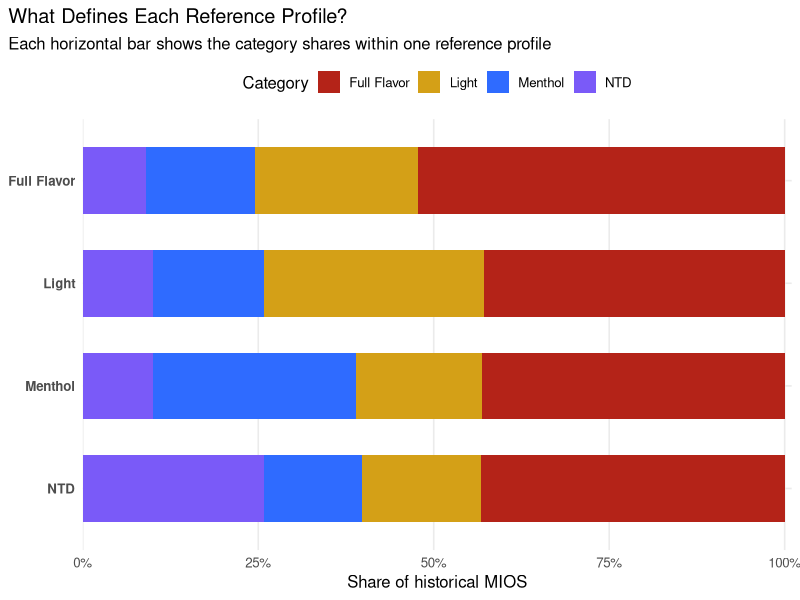
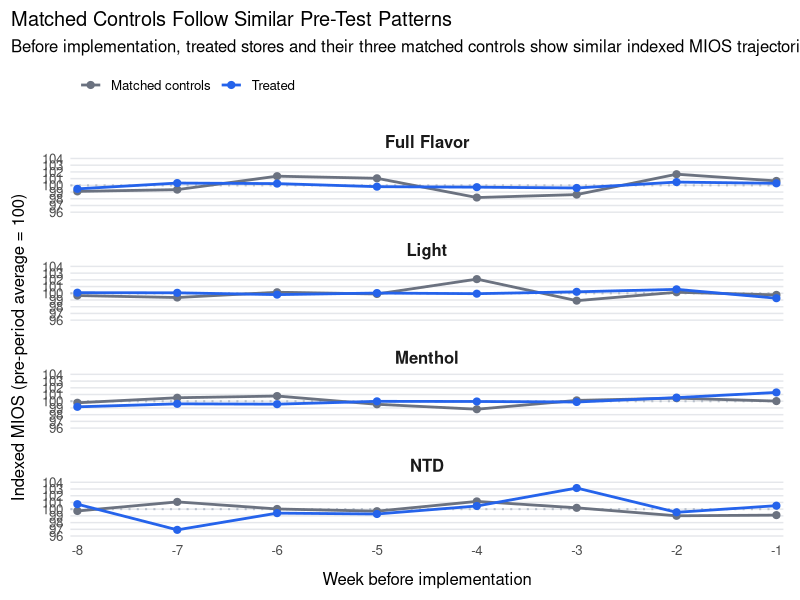
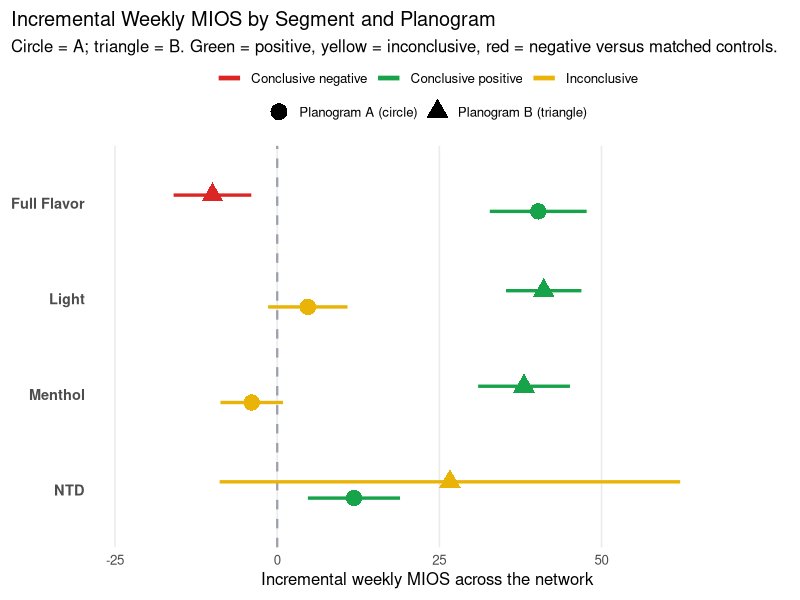

Here is the R script that generated these plots, in order:
## ---- chunk 1
#| label: setup
#| include: false

library(tidyverse)

set.seed(42)

options(
  dplyr.summarise.inform = FALSE,
  scipen = 999
)

N_STORES <- 1200
N_PLAZAS <- 60
MIN_HISTORY_WEEKS <- 61
HISTORY_WEEKS <- 61
POST_WEEKS <- 8
NETWORK_STORES <- 24000

segments <- c(
  "Full Flavor",
  "Light",
  "Menthol",
  "NTD"
)

segment_y_order <- rev(segments)

treatment_palette <- c(
  "Control" = "#6B7280",
  "Planogram A" = "#D97706",
  "Planogram B" = "#2563EB"
)

segment_palette <- c(
  "Full Flavor" = "#B42318",
  "Light" = "#D4A017",
  "Menthol" = "#2F6BFF",
  "NTD" = "#7A5AF8"
)
## ---- chunk 2
#| label: generate-segmentation-data
#| echo: false
#| results: hide

plazas <- tibble(
  plaza_id = sprintf("P%02d", 1:N_PLAZAS),
  plaza_profile = rep(
    segments,
    length.out = N_PLAZAS
  )
) %>%
  slice_sample(prop = 1)

stores <- tibble(
  store_id = sprintf("S%04d", 1:N_STORES),
  plaza_id = sample(
    plazas$plaza_id,
    N_STORES,
    replace = TRUE
  ),
  store_age_weeks = sample(
    40:180,
    N_STORES,
    replace = TRUE
  )
) %>%
  left_join(
    plazas,
    by = "plaza_id"
  ) %>%
  rowwise() %>%
  mutate(
    # Most stores resemble the behavioral profile of their Plaza,
    # while some retain realistic within-Plaza heterogeneity.
    latent_profile = if (
      runif(1) < 0.78
    ) {
      plaza_profile
    } else {
      sample(
        segments[
          segments != plaza_profile
        ],
        1
      )
    }
  ) %>%
  ungroup()

# Synthetic population used only for the public replica.
population_template <- tribble(
  ~latent_profile, ~full_flavor, ~light, ~menthol, ~ntd,
  "Full Flavor",   0.50,         0.24,   0.16,     0.10,
  "Light",         0.42,         0.32,   0.16,     0.10,
  "Menthol",       0.43,         0.18,   0.29,     0.10,
  "NTD",           0.43,         0.17,   0.14,     0.26
)

store_profiles <- stores %>%
  left_join(
    population_template,
    by = "latent_profile"
  ) %>%
  rowwise() %>%
  mutate(
    ff_raw = max(0.01, full_flavor + rnorm(1, 0, 0.025)),
    light_raw = max(0.01, light + rnorm(1, 0, 0.025)),
    menthol_raw = max(0.01, menthol + rnorm(1, 0, 0.025)),
    ntd_raw = max(0.01, ntd + rnorm(1, 0, 0.025)),
    total_raw = ff_raw + light_raw + menthol_raw + ntd_raw,
    full_flavor_share = ff_raw / total_raw,
    light_share = light_raw / total_raw,
    menthol_share = menthol_raw / total_raw,
    ntd_share = ntd_raw / total_raw
  ) %>%
  ungroup()

national_mix <- store_profiles %>%
  summarise(
    full_flavor_share = mean(full_flavor_share),
    light_share = mean(light_share),
    menthol_share = mean(menthol_share),
    ntd_share = mean(ntd_share)
  )

store_index <- store_profiles %>%
  mutate(
    ff_index = full_flavor_share / national_mix$full_flavor_share,
    light_index = light_share / national_mix$light_share,
    menthol_index = menthol_share / national_mix$menthol_share,
    ntd_index = ntd_share / national_mix$ntd_share,
    max_index = pmax(
      ff_index,
      light_index,
      menthol_index,
      ntd_index
    ),
    anchor_segment = case_when(
      max_index < 1.12 ~ NA_character_,
      ff_index == max_index ~ "Full Flavor",
      light_index == max_index ~ "Light",
      menthol_index == max_index ~ "Menthol",
      TRUE ~ "NTD"
    )
  )

reference_profiles <- store_index %>%
  filter(!is.na(anchor_segment)) %>%
  group_by(anchor_segment) %>%
  summarise(
    full_flavor = mean(full_flavor_share),
    light = mean(light_share),
    menthol = mean(menthol_share),
    ntd = mean(ntd_share),
    .groups = "drop"
  ) %>%
  rename(segment = anchor_segment)
## ---- chunk 3
#| label: reference-profile-chart
#| fig-cap: "Synthetic reference profiles used to illustrate the segmentation logic"

reference_plot <- reference_profiles %>%
  pivot_longer(
    cols = c(
      full_flavor,
      light,
      menthol,
      ntd
    ),
    names_to = "category",
    values_to = "share"
  ) %>%
  mutate(
    category = recode(
      category,
      full_flavor = "Full Flavor",
      light = "Light",
      menthol = "Menthol",
      ntd = "NTD"
    ),
    category = factor(
      category,
      levels = c(
        "Full Flavor",
        "Light",
        "Menthol",
        "NTD"
      )
    ),
    segment = factor(
      segment,
      levels = segment_y_order
    )
  )

ggplot(
  reference_plot,
  aes(
    x = share,
    y = segment,
    fill = category
  )
) +
  geom_col(width = 0.65) +
  scale_fill_manual(values = segment_palette) +
  scale_x_continuous(
    labels = scales::label_percent(accuracy = 1),
    limits = c(0, 1),
    expand = expansion(mult = c(0, 0.01))
  ) +
  labs(
    title = "What Defines Each Reference Profile?",
    subtitle = "Each horizontal bar shows the category shares within one reference profile",
    x = "Share of historical MIOS",
    y = NULL,
    fill = "Category"
  ) +
  theme_minimal(base_size = 12) +
  theme(
    panel.grid.minor = element_blank(),
    legend.position = "top",
    axis.text.y = element_text(face = "bold"),
    plot.title.position = "plot"
  )
## ---- chunk 4
#| label: plaza-segmentation
#| echo: false
#| results: hide

eligible_stores <- store_profiles %>%
  filter(store_age_weeks >= MIN_HISTORY_WEEKS)

harmonic_mean <- function(x) {
  length(x) / sum(1 / x)
}

plaza_profiles <- eligible_stores %>%
  group_by(plaza_id) %>%
  summarise(
    full_flavor = harmonic_mean(full_flavor_share),
    light = harmonic_mean(light_share),
    menthol = harmonic_mean(menthol_share),
    ntd = harmonic_mean(ntd_share),
    .groups = "drop"
  ) %>%
  mutate(
    total = full_flavor + light + menthol + ntd,
    full_flavor = full_flavor / total,
    light = light / total,
    menthol = menthol / total,
    ntd = ntd / total
  ) %>%
  select(-total)

reference_matrix <- reference_profiles %>%
  select(
    full_flavor,
    light,
    menthol,
    ntd
  ) %>%
  as.matrix()

nearest_reference <- function(ff, li, me, nt) {
  profile <- c(ff, li, me, nt)

  distances <- rowSums(
    (
      reference_matrix -
      matrix(
        profile,
        nrow = nrow(reference_matrix),
        ncol = 4,
        byrow = TRUE
      )
    )^2
  )

  reference_profiles$segment[which.min(distances)]
}

plaza_segments <- plaza_profiles %>%
  rowwise() %>%
  mutate(
    plaza_segment = nearest_reference(
      full_flavor,
      light,
      menthol,
      ntd
    )
  ) %>%
  ungroup()

missing_plaza_segments <- setdiff(
  segments,
  unique(plaza_segments$plaza_segment)
)

if (length(missing_plaza_segments) > 0) {
  stop(
    paste(
      "Synthetic replica is missing Plaza segments:",
      paste(
        missing_plaza_segments,
        collapse = ", "
      )
    )
  )
}
## ---- chunk 5
#| label: treatment-and-panel
#| echo: false
#| results: hide

plaza_assignment <- plaza_segments %>%
  group_by(plaza_segment) %>%
  mutate(
    assignment = sample(
      rep(
        c(
          "Control",
          "Planogram A",
          "Planogram B"
        ),
        length.out = n()
      )
    )
  ) %>%
  ungroup() %>%
  select(
    plaza_id,
    plaza_segment,
    assignment
  )

analysis_stores <- eligible_stores %>%
  left_join(
    plaza_assignment,
    by = "plaza_id"
  ) %>%
  mutate(
    segment = plaza_segment,
    baseline_mios = rlnorm(
      n(),
      meanlog = log(0.09),
      sdlog = 0.28
    ),
    weekly_trend = rnorm(
      n(),
      mean = 0.0010,
      sd = 0.0014
    ),
    seasonal_amplitude = runif(
      n(),
      min = 0.015,
      max = 0.055
    ),
    seasonal_phase = runif(
      n(),
      min = -pi,
      max = pi
    ),
    store_noise = case_when(
      segment == "NTD" &
        assignment == "Planogram B" ~ runif(n(), 0.30, 0.48),
      segment == "NTD" ~ runif(n(), 0.055, 0.085),
      TRUE ~ runif(n(), 0.045, 0.09)
    )
  )

weeks <- tibble(
  week = seq(
    -HISTORY_WEEKS,
    POST_WEEKS - 1
  )
)

weekly_data <- crossing(
  analysis_stores,
  weeks
) %>%
  mutate(
    post = week >= 0,
    seasonal_factor =
      1 +
      seasonal_amplitude *
      sin(
        2 * pi * (week + HISTORY_WEEKS) / 52 +
        seasonal_phase
      ),
    organic_growth =
      1 + weekly_trend * (week + HISTORY_WEEKS),
    treatment_effect = case_when(
      !post ~ 0,

      assignment == "Planogram A" &
        segment == "Full Flavor" ~ 0.060,

      assignment == "Planogram B" &
        segment == "Full Flavor" ~ -0.005,

      assignment == "Planogram A" &
        segment == "Light" ~ 0.000,

      assignment == "Planogram B" &
        segment == "Light" ~ 0.055,

      assignment == "Planogram A" &
        segment == "Menthol" ~ -0.010,

      assignment == "Planogram B" &
        segment == "Menthol" ~ 0.060,

      assignment == "Planogram A" &
        segment == "NTD" ~ 0.030,

      assignment == "Planogram B" &
        segment == "NTD" ~ 0.070,

      TRUE ~ 0
    ),
    mios =
      baseline_mios *
      seasonal_factor *
      organic_growth *
      (1 + treatment_effect) *
      exp(
        rnorm(
          n(),
          mean = 0,
          sd = store_noise
        )
      )
  )

matching_features <- analysis_stores %>%
  group_by(segment) %>%
  mutate(
    trend_z =
      (weekly_trend - mean(weekly_trend)) /
      sd(weekly_trend),
    season_z =
      (seasonal_amplitude - mean(seasonal_amplitude)) /
      sd(seasonal_amplitude)
  ) %>%
  ungroup()

treated_stores <- matching_features %>%
  filter(assignment != "Control")

control_pool <- matching_features %>%
  filter(assignment == "Control")

matched_pairs <- map_dfr(
  seq_len(nrow(treated_stores)),
  function(i) {

    treated <- treated_stores[i, ]

    candidates <- control_pool %>%
      filter(segment == treated$segment) %>%
      mutate(
        distance =
          (trend_z - treated$trend_z)^2 +
          (season_z - treated$season_z)^2
      ) %>%
      arrange(distance) %>%
      slice_head(n = 3)

    tibble(
      treated_store_id = treated$store_id,
      control_store_id = candidates$store_id,
      segment = treated$segment,
      planogram = treated$assignment,
      control_rank = seq_len(nrow(candidates))
    )
  }
)

matched_segment_check <- matched_pairs %>%
  distinct(segment) %>%
  pull(segment)

missing_matched_segments <- setdiff(
  segments,
  matched_segment_check
)

if (length(missing_matched_segments) > 0) {
  stop(
    paste(
      "Synthetic matching is missing segments:",
      paste(
        missing_matched_segments,
        collapse = ", "
      )
    )
  )
}
## ---- chunk 6
#| label: matching-chart
#| fig-cap: "Pre-test trajectories for treated stores and their matched controls"
#| fig-height: 10.5
#| fig-width: 11

treated_pre <- weekly_data %>%
  filter(
    week >= -8,
    week <= -1,
    assignment != "Control"
  ) %>%
  transmute(
    treated_store_id = store_id,
    segment,
    week,
    role = "Treated",
    weekly_mios = mios
  ) %>%
  semi_join(
    matched_pairs %>%
      distinct(treated_store_id),
    by = "treated_store_id"
  )

control_pre <- matched_pairs %>%
  left_join(
    weekly_data %>%
      filter(
        week >= -8,
        week <= -1
      ) %>%
      select(
        store_id,
        week,
        mios
      ),
    by = c(
      "control_store_id" = "store_id"
    )
  ) %>%
  group_by(
    treated_store_id,
    segment,
    week
  ) %>%
  summarise(
    weekly_mios = mean(mios),
    .groups = "drop"
  ) %>%
  mutate(role = "Matched controls")

matching_plot_data <- bind_rows(
  treated_pre,
  control_pre
) %>%
  mutate(
    segment = factor(
      segment,
      levels = segments
    )
  ) %>%
  group_by(
    treated_store_id,
    segment,
    role
  ) %>%
  mutate(
    indexed_mios =
      100 * weekly_mios / mean(weekly_mios)
  ) %>%
  ungroup() %>%
  group_by(
    segment,
    role,
    week
  ) %>%
  summarise(
    indexed_mios = mean(indexed_mios),
    .groups = "drop"
  )

# Defensive check: every segment/role must contain all eight pre-test weeks.
matching_completeness <- matching_plot_data %>%
  count(
    segment,
    role,
    name = "weeks_observed"
  )

if (any(matching_completeness$weeks_observed != 8)) {
  stop(
    "The matching diagnostic is missing one or more pre-test weeks."
  )
}

# Use a shared Y range that contains every observed point.
# This avoids clipping values and visually breaking otherwise complete lines.
y_min <- floor(
  min(matching_plot_data$indexed_mios) - 0.25
)

y_max <- ceiling(
  max(matching_plot_data$indexed_mios) + 0.25
)

ggplot(
  matching_plot_data,
  aes(
    x = week,
    y = indexed_mios,
    color = role,
    group = role
  )
) +
  geom_hline(
    yintercept = 100,
    linetype = "dotted",
    color = "#B8C0CC",
    linewidth = 0.7
  ) +
  geom_line(linewidth = 0.95) +
  geom_point(size = 2.1) +
  facet_wrap(
    ~ segment,
    ncol = 1
  ) +
  scale_color_manual(
    values = c(
      "Treated" = "#2563EB",
      "Matched controls" = "#6B7280"
    )
  ) +
  scale_x_continuous(
    breaks = -8:-1,
    expand = expansion(mult = c(0.01, 0.01))
  ) +
  scale_y_continuous(
    breaks = seq(
      y_min,
      y_max,
      by = 1
    ),
    expand = expansion(mult = c(0.03, 0.03))
  ) +
  coord_cartesian(
    ylim = c(
      y_min,
      y_max
    )
  ) +
  labs(
    title = "Matched Controls Follow Similar Pre-Test Patterns",
    subtitle = "Before implementation, treated stores and their three matched controls show similar indexed MIOS trajectories across all four segments",
    x = "Week before implementation",
    y = "Indexed MIOS (pre-period average = 100)",
    color = NULL
  ) +
  theme_minimal(base_size = 12) +
  theme(
    legend.position = "top",
    legend.justification = "left",
    panel.grid.minor = element_blank(),
    panel.grid.major.x = element_blank(),
    panel.grid.major.y = element_line(
      color = "#E5E7EB",
      linewidth = 0.5
    ),
    strip.text = element_text(
      face = "bold",
      size = 12,
      margin = margin(t = 8, b = 5)
    ),
    panel.spacing.y = unit(0.8, "lines"),
    axis.title.x = element_text(
      margin = margin(t = 10)
    ),
    axis.title.y = element_text(
      margin = margin(r = 10)
    ),
    plot.title.position = "plot",
    plot.margin = margin(8, 12, 8, 8)
  )
## ---- chunk 7
#| label: matched-effect-model
#| echo: false
#| results: hide

store_period <- weekly_data %>%
  filter(
    week >= -8,
    week <= 7
  ) %>%
  mutate(
    period = if_else(
      week < 0,
      "Pre",
      "Post"
    )
  ) %>%
  group_by(
    store_id,
    period
  ) %>%
  summarise(
    mean_mios = mean(mios),
    .groups = "drop"
  ) %>%
  pivot_wider(
    names_from = period,
    values_from = mean_mios
  ) %>%
  mutate(
    change = Post - Pre
  )

treated_changes <- treated_stores %>%
  select(
    treated_store_id = store_id,
    segment,
    planogram = assignment
  ) %>%
  left_join(
    store_period %>%
      select(
        treated_store_id = store_id,
        treated_change = change
      ),
    by = "treated_store_id"
  )

matched_control_changes <- matched_pairs %>%
  left_join(
    store_period %>%
      select(
        control_store_id = store_id,
        control_change = change
      ),
    by = "control_store_id"
  ) %>%
  group_by(
    treated_store_id
  ) %>%
  summarise(
    matched_control_change =
      mean(control_change),
    .groups = "drop"
  )

matched_effects <- treated_changes %>%
  left_join(
    matched_control_changes,
    by = "treated_store_id"
  ) %>%
  mutate(
    incremental_mios =
      treated_change -
      matched_control_change
  )

segment_effects <- matched_effects %>%
  group_by(
    segment,
    planogram
  ) %>%
  summarise(
    stores = n(),
    estimate = mean(incremental_mios),
    std_error =
      sd(incremental_mios) / sqrt(n()),
    lower_95 =
      estimate - 1.96 * std_error,
    upper_95 =
      estimate + 1.96 * std_error,
    .groups = "drop"
  )

# Estimate the number of stores represented by each segment at
# an approximately 24K-store network scale.
network_segment_sizes <- analysis_stores %>%
  count(
    segment,
    name = "synthetic_stores"
  ) %>%
  mutate(
    network_stores =
      round(
        synthetic_stores /
          sum(synthetic_stores) *
          NETWORK_STORES
      )
  ) %>%
  select(
    segment,
    network_stores
  )

segment_effects <- segment_effects %>%
  left_join(
    network_segment_sizes,
    by = "segment"
  ) %>%
  mutate(
    # Synthetic NTD example deliberately illustrates an important
    # decision pattern from the original work:
    # the larger observed lift is not necessarily the more reliable one.
    estimate = case_when(
      segment == "Full Flavor" &
        planogram == "Planogram B" ~ -0.0015,
      segment == "NTD" &
        planogram == "Planogram A" ~ 0.0020,
      segment == "NTD" &
        planogram == "Planogram B" ~ 0.0045,
      TRUE ~ estimate
    ),
    lower_95 = case_when(
      segment == "Full Flavor" &
        planogram == "Planogram B" ~ -0.0024,
      segment == "NTD" &
        planogram == "Planogram A" ~ 0.0008,
      segment == "NTD" &
        planogram == "Planogram B" ~ -0.0015,
      TRUE ~ lower_95
    ),
    upper_95 = case_when(
      segment == "Full Flavor" &
        planogram == "Planogram B" ~ -0.0006,
      segment == "NTD" &
        planogram == "Planogram A" ~ 0.0032,
      segment == "NTD" &
        planogram == "Planogram B" ~ 0.0105,
      TRUE ~ upper_95
    ),
    network_estimate =
      estimate * network_stores,
    network_lower_95 =
      lower_95 * network_stores,
    network_upper_95 =
      upper_95 * network_stores
  )
## ---- chunk 8
#| label: effect-chart
#| fig-cap: "Synthetic incremental weekly MIOS versus matched controls"
#| fig-height: 6.8
#| fig-width: 11

effect_plot_data <- segment_effects %>%
  mutate(
    segment = factor(
      segment,
      levels = segment_y_order
    ),
    planogram = factor(
      planogram,
      levels = c(
        "Planogram A",
        "Planogram B"
      )
    ),
    evidence = factor(
      case_when(
        network_lower_95 > 0 ~ "Conclusive positive",
        network_upper_95 < 0 ~ "Conclusive negative",
        TRUE ~ "Inconclusive"
      ),
      levels = c(
        "Conclusive negative",
        "Conclusive positive",
        "Inconclusive"
      )
    )
  )

x_min <- min(effect_plot_data$network_lower_95)
x_max <- max(effect_plot_data$network_upper_95)
x_pad <- max(
  (x_max - x_min) * 0.10,
  2
)

ggplot(
  effect_plot_data,
  aes(
    x = network_estimate,
    y = segment,
    xmin = network_lower_95,
    xmax = network_upper_95,
    color = evidence,
    shape = planogram,
    group = planogram
  )
) +
  geom_vline(
    xintercept = 0,
    linetype = "dashed",
    color = "#9CA3AF",
    linewidth = 0.8
  ) +
  geom_errorbarh(
    height = 0,
    linewidth = 1.15,
    position = position_dodge(width = 0.34),
    show.legend = TRUE
  ) +
  geom_point(
    size = 5.2,
    position = position_dodge(width = 0.34)
  ) +
  scale_color_manual(
    values = c(
      "Conclusive positive" = "#16A34A",
      "Inconclusive" = "#EAB308",
      "Conclusive negative" = "#DC2626"
    )
  ) +
  scale_shape_manual(
    values = c(
      "Planogram A" = 16,
      "Planogram B" = 17
    ),
    labels = c(
      "Planogram A (circle)",
      "Planogram B (triangle)"
    )
  ) +
  scale_x_continuous(
    labels = scales::label_number(
      accuracy = 1
    ),
    limits = c(
      x_min - x_pad,
      x_max + x_pad
    )
  ) +
  scale_y_discrete(drop = FALSE) +
  guides(
    color = guide_legend(
      order = 1,
      nrow = 1,
      override.aes = list(
        shape = NA,
        linewidth = 1.6
      )
    ),
    shape = guide_legend(
      order = 2,
      nrow = 1,
      override.aes = list(
        color = "black",
        size = 5.4,
        linewidth = 0
      )
    )
  ) +
  labs(
    title = "Incremental Weekly MIOS by Segment and Planogram",
    subtitle = "Circle = A; triangle = B. Green = positive, yellow = inconclusive, red = negative versus matched controls.",
    x = "Incremental weekly MIOS across the network",
    y = NULL,
    color = NULL,
    shape = NULL
  ) +
  theme_minimal(base_size = 12) +
  theme(
    legend.position = "top",
    legend.box = "vertical",
    legend.direction = "horizontal",
    legend.margin = margin(0, 0, 4, 0),
    legend.spacing.y = unit(2, "pt"),
    plot.margin = margin(8, 28, 8, 8),
    panel.grid.major.y = element_blank(),
    panel.grid.minor = element_blank(),
    axis.text.y = element_text(
      size = 10.5,
      face = "bold"
    ),
    plot.title.position = "plot"
  )
